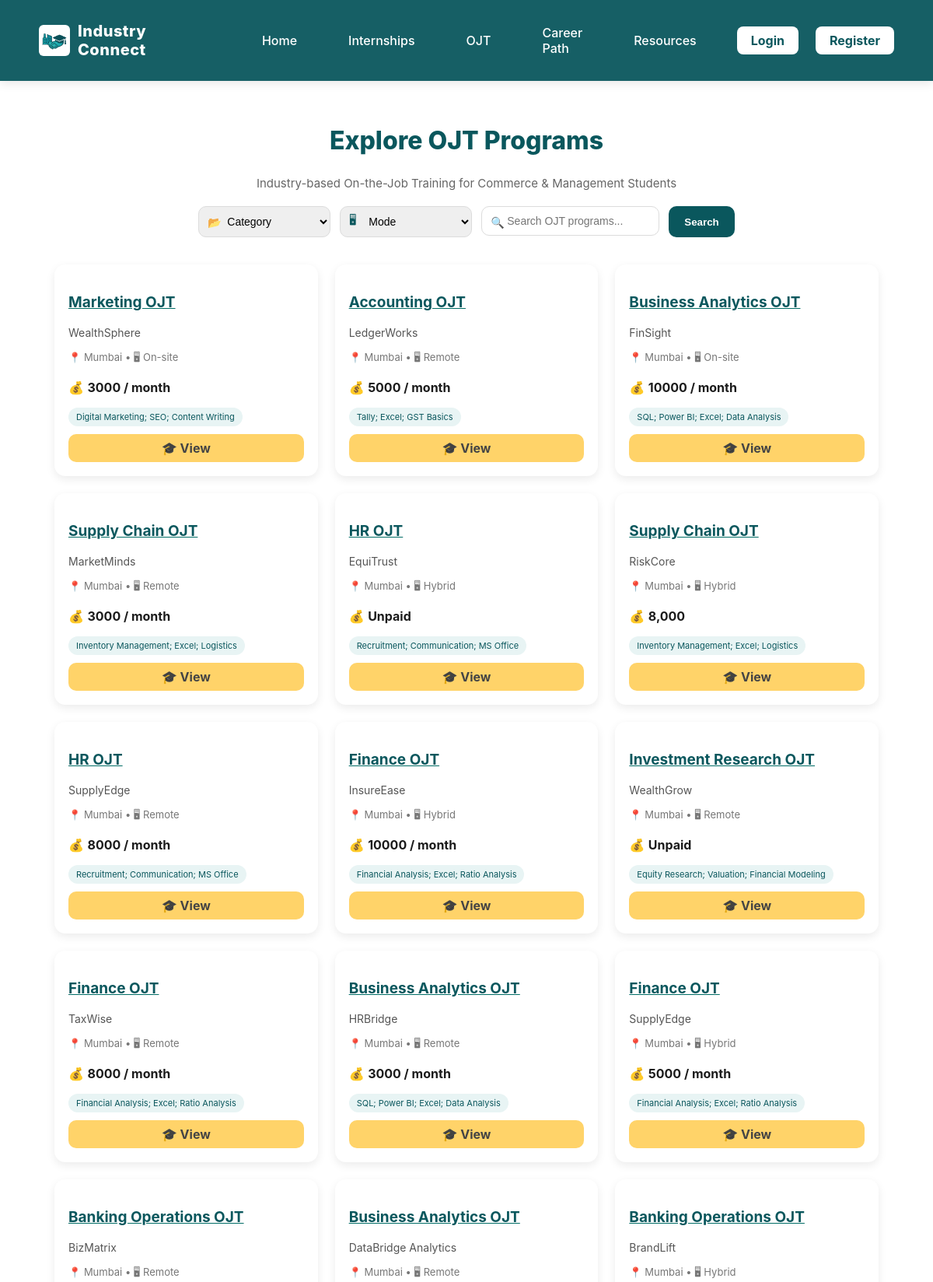
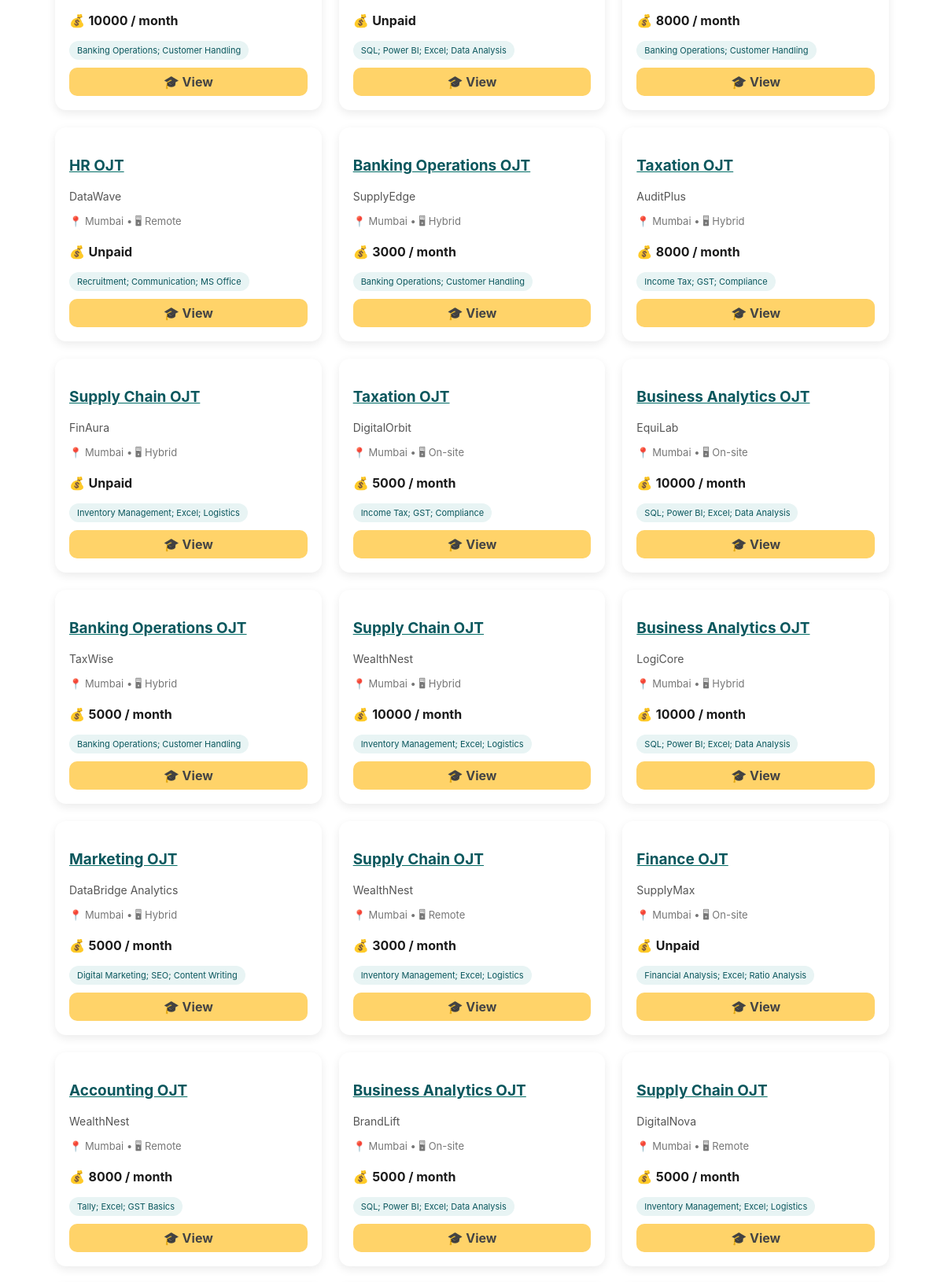
Page /ojt/ (upper part) on the committed database (2 pictures, top to bottom).
### models/ojt.py (models this page shows, shortened)
class OJT(db.Model):
    __tablename__ = "ojt_programs"
    id = db.Column(db.Integer, primary_key=True)
    title = db.Column(db.String(255), nullable=False)
    slug = db.Column(db.String(255), unique=True)
    company_name = db.Column(db.String(255), nullable=False)
    company_id = db.Column(db.Integer, db.ForeignKey("companies.id"), nullable=True)
    employer_id = db.Column(db.Integer, db.ForeignKey("users.id"), nullable=True)
    category = db.Column(db.String(120), nullable=True)
    internship_type = db.Column(db.String(100), nullable=True)
    mode = db.Column(db.String(40), nullable=True)      # On-site / Remote / Hybrid
    location = db.Column(db.String(150), nullable=True)
    duration = db.Column(db.String(80), nullable=True)
    stipend = db.Column(db.String(80), nullable=True)
    is_paid = db.Column(db.Boolean, default=False)
    skills = db.Column(db.Text, nullable=True)
    responsibilities = db.Column(db.Text, nullable=True)
    tags = db.Column(db.Text, nullable=True)
    company_info = db.Column(db.Text, nullable=True)
    faqs = db.Column(db.Text, nullable=True)
    seats = db.Column(db.Integer, default=50)
    enrolled_students = db.Column(db.Text, default="")  # comma-separated user IDs
    status = db.Column(db.String(40), default="Pending")  # Pending / Approved / Rejected
    created_at = db.Column(db.DateTime, default=datetime.utcnow)

### blueprints/ojt.py (the view)
@ojt_bp.route("/")
def ojt_list():
    category = request.args.get("category")
    mode = request.args.get("mode")
    query = request.args.get("q")
    duration = request.args.get("duration")
    price = request.args.get("price")      # free / paid
    sort_by = request.args.get("sort", "latest")
    ojts = OJT.query.filter_by(status="Approved")
    if category:
        ojts = ojts.filter_by(category=category)
    if mode:
        ojts = ojts.filter_by(mode=mode)
    if duration:
        ojts = ojts.filter_by(duration=duration)
    if query:
        ojts = ojts.filter(
            (OJT.title.ilike(f"%{query}%")) |
            (OJT.skills.ilike(f"%{query}%")) |
            (OJT.company_name.ilike(f"%{query}%"))
        )
    if price == "free":
        ojts = ojts.filter(OJT.is_paid == False)
    elif price == "paid":
        ojts = ojts.filter(OJT.is_paid == True)
    if sort_by == "latest":
        ojts = ojts.order_by(OJT.created_at.desc())
    elif sort_by == "popular":
        ojts = ojts.order_by(OJT.seats.asc())  # fewer seats = more popular
    ojt_list = ojts.all()
    recommended = []
    if current_user.is_authenticated and hasattr(current_user, "skills"):
        recommended = recommend_ojts(current_user.skills)
    return render_template(
        "ojt/ojt_list.html",
        ojt_list=ojt_list,
        recommended=recommended,
        selected_category=category,
        selected_mode=mode,
        selected_duration=duration,
        selected_price=price,
        selected_sort=sort_by,
        query=query
    )

### templates/ojt/ojt_list.html (shortened to what this page needs)
{% extends "base.html" %}
{% block content %}
<div class="internship-header">
    <h2 class="title">Explore OJT Programs</h2>
    <p class="subtitle">
        Industry-based On-the-Job Training for Commerce & Management Students
    </p>
</div>
<form method="GET" class="filter-bar">
    <div class="filter-item">
        <span class="icon">📂</span>
        <select name="category">
            <option value="">Category</option>
        </select>
    </div>
    <div class="filter-item">
        <span class="icon">🖥</span>
        <select name="mode">
            <option value="">Mode</option>
        </select>
    </div>
    <div class="filter-item search-box">
        <span class="icon">🔍</span>
        <input type="text" name="q" placeholder="Search OJT programs..." />
    </div>
    <button type="submit" class="search-btn">Search</button>
</form>
<div class="internship-grid">
{% for o in ojt_list %}
<div class="internship-card">
    <div class="card-top">
        <a href="{{ url_for('ojt.ojt_detail', ojt_id=o.id) }}" class="title-link">
            <h3 class="internship-title">{{ o.title }}</h3>
        </a>
        <p class="internship-company">
            {{ o.company_name }}
        </p>
        <p class="internship-meta">
            📍 {{ o.location }} • 🖥 {{ o.mode }}
        </p>
        <p class="stipend">
            💰 <b>{{ o.stipend or "No stipend" }}</b>
        </p>
        {% if o.skills %}
        <div class="tag-box">
            {% for s in o.skills.split(',')[:3] %}
                <span class="tag">{{ s.strip() }}</span>
            {% endfor %}
        </div>
        {% endif %}
    </div>
    <a href="{{ url_for('ojt.ojt_detail', ojt_id=o.id) }}"
       class="save-btn">
        🎓 View
    </a>
</div>
{% endfor %}
</div>
{% endblock %}

### static/css/style.css (style rules this page uses)
:root { --peacock: #006d66; --peacock-dark: #004c46; --muted: #f2f3f4; --text: #1b1b1b; --accent: #0ea5a4; --max-width: 1100px; --radius: 10px; --gap: 18px; --card-bg: #ffffff; }
* { box-sizing:border-box }
html,body { height:100%;margin:0;color:var(--text);font-family:Inter, system-ui, -apple-system, "Segoe UI", Roboto, "Helvetica Neue", Arial }
a { color:var(--peacock);text-decoration:underline }
input, textarea, select { pointer-events: auto !important; user-select: text !important; opacity: 1 !important; }

### templates/base.html (style rules this page uses)
:root { --primary: #0a575d; --primary-dark: #08474b; --light-bg: #f4ffff; --white: #ffffff; }

### templates/ojt/ojt_list.html (style rules this page uses)
.internship-header { text-align: center; margin: 25px 0 20px; }
.internship-header .title { font-size: 32px; font-weight: 800; color: #0a575d; }
.internship-header .subtitle { color: #666; font-size: 15px; margin-top: 5px; }
.filter-bar { display: flex; justify-content: center; gap: 12px; flex-wrap: wrap; margin-bottom: 25px; }
.filter-item { position: relative; }
.filter-item .icon { position: absolute; top: 50%; left: 12px; transform: translateY(-50%); color: #0a575d; font-size: 14px; }
.filter-item select, .filter-item input { padding: 10px 14px 10px 32px; border-radius: 10px; border: 1px solid #dcdcdc; font-size: 14px; min-width: 170px; }
.search-btn { padding: 10px 20px; background: #0a575d; color: white; border-radius: 10px; font-weight: 600; border: none; }
.internship-grid { display: grid; grid-template-columns: repeat(auto-fit, minmax(290px, 1fr)); gap: 22px; padding: 10px 20px; }
.internship-card { background: #ffffff; padding: 18px; border-radius: 14px; box-shadow: 0px 4px 12px rgba(0,0,0,0.08); display: flex; flex-direction: column; justify-content: space-between; transition: 0.25s; }
.internship-title { color: #0a575d; font-size: 19px; font-weight: 700; }
.internship-company { color: #555; font-size: 14px; }
.internship-meta { color: #777; font-size: 13px; margin: 6px 0; }
.tag-box { margin-top: 12px; }
.tag { background: #e8f4f4; color: #0a575d; padding: 5px 10px; border-radius: 20px; font-size: 11px; margin: 3px 4px 0 0; }
.save-btn { margin-top: 14px; background: #ffd369; padding: 8px; border-radius: 10px; text-align: center; font-weight: 700; color: #444; text-decoration: none; }

### rows in the picture
OJT: title "Marketing OJT", company_name "WealthSphere", location "Mumbai", mode "On-site", stipend "3000 / month", strip "Digital Marketing; SEO; Content Writing"
OJT: title "Accounting OJT", company_name "LedgerWorks", location "Mumbai", mode "Remote", stipend "5000 / month", strip "Tally; Excel; GST Basics"
OJT: title "Business Analytics OJT", company_name "FinSight", location "Mumbai", mode "On-site", stipend "10000 / month", strip "SQL; Power BI; Excel; Data Analysis"
OJT: title "Supply Chain OJT", company_name "MarketMinds", location "Mumbai", mode "Remote", stipend "3000 / month", strip "Inventory Management; Excel; Logistics"
OJT: title "HR OJT", company_name "EquiTrust", location "Mumbai", mode "Hybrid", stipend "Unpaid", strip "Recruitment; Communication; MS Office"
OJT: title "Supply Chain OJT", company_name "RiskCore", location "Mumbai", mode "Hybrid", stipend "8,000", strip "Inventory Management; Excel; Logistics"
OJT: title "HR OJT", company_name "SupplyEdge", location "Mumbai", mode "Remote", stipend "8000 / month", strip "Recruitment; Communication; MS Office"
OJT: title "Finance OJT", company_name "InsureEase", location "Mumbai", mode "Hybrid", stipend "10000 / month", strip "Financial Analysis; Excel; Ratio Analysis"
OJT: title "Investment Research OJT", company_name "WealthGrow", location "Mumbai", mode "Remote", stipend "Unpaid", strip "Equity Research; Valuation; Financial Modeling"
OJT: title "Finance OJT", company_name "TaxWise", location "Mumbai", mode "Remote", stipend "8000 / month", strip "Financial Analysis; Excel; Ratio Analysis"
OJT: title "Business Analytics OJT", company_name "HRBridge", location "Mumbai", mode "Remote", stipend "3000 / month", strip "SQL; Power BI; Excel; Data Analysis"
OJT: title "Finance OJT", company_name "SupplyEdge", location "Mumbai", mode "Hybrid", stipend "5000 / month", strip "Financial Analysis; Excel; Ratio Analysis"
OJT: title "Banking Operations OJT", company_name "BizMatrix", location "Mumbai", mode "Remote", stipend "10000 / month", strip "Banking Operations; Customer Handling"
OJT: title "Business Analytics OJT", company_name "DataBridge Analytics", location "Mumbai", mode "Remote", stipend "Unpaid", strip "SQL; Power BI; Excel; Data Analysis"
OJT: title "Banking Operations OJT", company_name "BrandLift", location "Mumbai", mode "Hybrid", stipend "8000 / month", strip "Banking Operations; Customer Handling"
OJT: title "HR OJT", company_name "DataWave", location "Mumbai", mode "Remote", stipend "Unpaid", strip "Recruitment; Communication; MS Office"
OJT: title "Banking Operations OJT", company_name "SupplyEdge", location "Mumbai", mode "Hybrid", stipend "3000 / month", strip "Banking Operations; Customer Handling"
OJT: title "Taxation OJT", company_name "AuditPlus", location "Mumbai", mode "Hybrid", stipend "8000 / month", strip "Income Tax; GST; Compliance"
OJT: title "Supply Chain OJT", company_name "FinAura", location "Mumbai", mode "Hybrid", stipend "Unpaid", strip "Inventory Management; Excel; Logistics"
OJT: title "Taxation OJT", company_name "DigitalOrbit", location "Mumbai", mode "On-site", stipend "5000 / month", strip "Income Tax; GST; Compliance"
OJT: title "Business Analytics OJT", company_name "EquiLab", location "Mumbai", mode "On-site", stipend "10000 / month", strip "SQL; Power BI; Excel; Data Analysis"
OJT: title "Banking Operations OJT", company_name "TaxWise", location "Mumbai", mode "Hybrid", stipend "5000 / month", strip "Banking Operations; Customer Handling"
OJT: title "Supply Chain OJT", company_name "WealthNest", location "Mumbai", mode "Hybrid", stipend "10000 / month", strip "Inventory Management; Excel; Logistics"
OJT: title "Business Analytics OJT", company_name "LogiCore", location "Mumbai", mode "Hybrid", stipend "10000 / month", strip "SQL; Power BI; Excel; Data Analysis"
OJT: title "Marketing OJT", company_name "DataBridge Analytics", location "Mumbai", mode "Hybrid", stipend "5000 / month", strip "Digital Marketing; SEO; Content Writing"
OJT: title "Supply Chain OJT", company_name "WealthNest", location "Mumbai", mode "Remote", stipend "3000 / month", strip "Inventory Management; Excel; Logistics"
OJT: title "Finance OJT", company_name "SupplyMax", location "Mumbai", mode "On-site", stipend "Unpaid", strip "Financial Analysis; Excel; Ratio Analysis"
OJT: title "Accounting OJT", company_name "WealthNest", location "Mumbai", mode "Remote", stipend "8000 / month", strip "Tally; Excel; GST Basics"
OJT: title "Business Analytics OJT", company_name "BrandLift", location "Mumbai", mode "On-site", stipend "5000 / month", strip "SQL; Power BI; Excel; Data Analysis"
OJT: title "Supply Chain OJT", company_name "DigitalNova", location "Mumbai", mode "Remote", stipend "5000 / month", strip "Inventory Management; Excel; Logistics"
